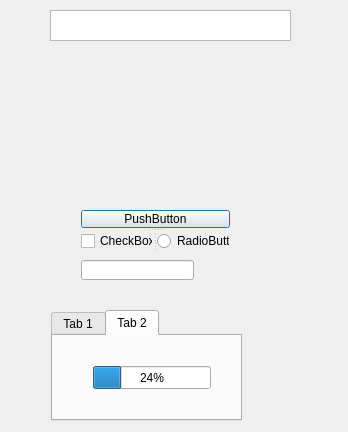
<?xml version="1.0" encoding="UTF-8"?>
<ui version="4.0">
 <class>Dialog</class>
 <widget class="QDialog" name="Dialog">
  <property name="geometry">
   <rect>
    <x>0</x>
    <y>0</y>
    <width>348</width>
    <height>432</height>
   </rect>
  </property>
  <property name="windowTitle">
   <string>Dialog</string>
  </property>
  <widget class="QLineEdit" name="lineEdit">
   <property name="geometry">
    <rect>
     <x>81</x>
     <y>260</y>
     <width>113</width>
     <height>20</height>
    </rect>
   </property>
  </widget>
  <widget class="QTextBrowser" name="textBrowser">
   <property name="geometry">
    <rect>
     <x>50</x>
     <y>10</y>
     <width>241</width>
     <height>31</height>
    </rect>
   </property>
  </widget>
  <widget class="QSplitter" name="splitter_2">
   <property name="geometry">
    <rect>
     <x>81</x>
     <y>210</y>
     <width>149</width>
     <height>41</height>
    </rect>
   </property>
   <property name="orientation">
    <enum>Qt::Vertical</enum>
   </property>
   <widget class="QPushButton" name="pushButton">
    <property name="text">
     <string>PushButton</string>
    </property>
   </widget>
   <widget class="QSplitter" name="splitter">
    <property name="orientation">
     <enum>Qt::Horizontal</enum>
    </property>
    <widget class="QCheckBox" name="checkBox">
     <property name="text">
      <string>CheckBox</string>
     </property>
     <property name="checked">
      <bool>false</bool>
     </property>
    </widget>
    <widget class="QRadioButton" name="radioButton">
     <property name="text">
      <string>RadioButton</string>
     </property>
    </widget>
   </widget>
  </widget>
  <widget class="QTabWidget" name="tabWidget">
   <property name="geometry">
    <rect>
     <x>51</x>
     <y>310</y>
     <width>191</width>
     <height>111</height>
    </rect>
   </property>
   <property name="currentIndex">
    <number>1</number>
   </property>
   <widget class="QWidget" name="tab">
    <attribute name="title">
     <string>Tab 1</string>
    </attribute>
    <widget class="QComboBox" name="comboBox">
     <property name="geometry">
      <rect>
       <x>10</x>
       <y>20</y>
       <width>59</width>
       <height>22</height>
      </rect>
     </property>
     <item>
      <property name="text">
       <string>Item1</string>
      </property>
     </item>
     <item>
      <property name="text">
       <string>Item2</string>
      </property>
     </item>
     <item>
      <property name="text">
       <string>Item3</string>
      </property>
     </item>
    </widget>
   </widget>
   <widget class="QWidget" name="tab_2">
    <attribute name="title">
     <string>Tab 2</string>
    </attribute>
    <widget class="QProgressBar" name="progressBar">
     <property name="geometry">
      <rect>
       <x>40</x>
       <y>30</y>
       <width>118</width>
       <height>23</height>
      </rect>
     </property>
     <property name="value">
      <number>24</number>
     </property>
    </widget>
   </widget>
  </widget>
  <widget class="MplWidget" name="MplWidget" native="true">
   <property name="geometry">
    <rect>
     <x>30</x>
     <y>50</y>
     <width>281</width>
     <height>141</height>
    </rect>
   </property>
  </widget>
 </widget>
 <customwidgets>
  <customwidget>
   <class>MplWidget</class>
   <extends>QWidget</extends>
   <header>mplwidget.h</header>
   <container>1</container>
  </customwidget>
 </customwidgets>
 <resources/>
 <connections/>
</ui>
